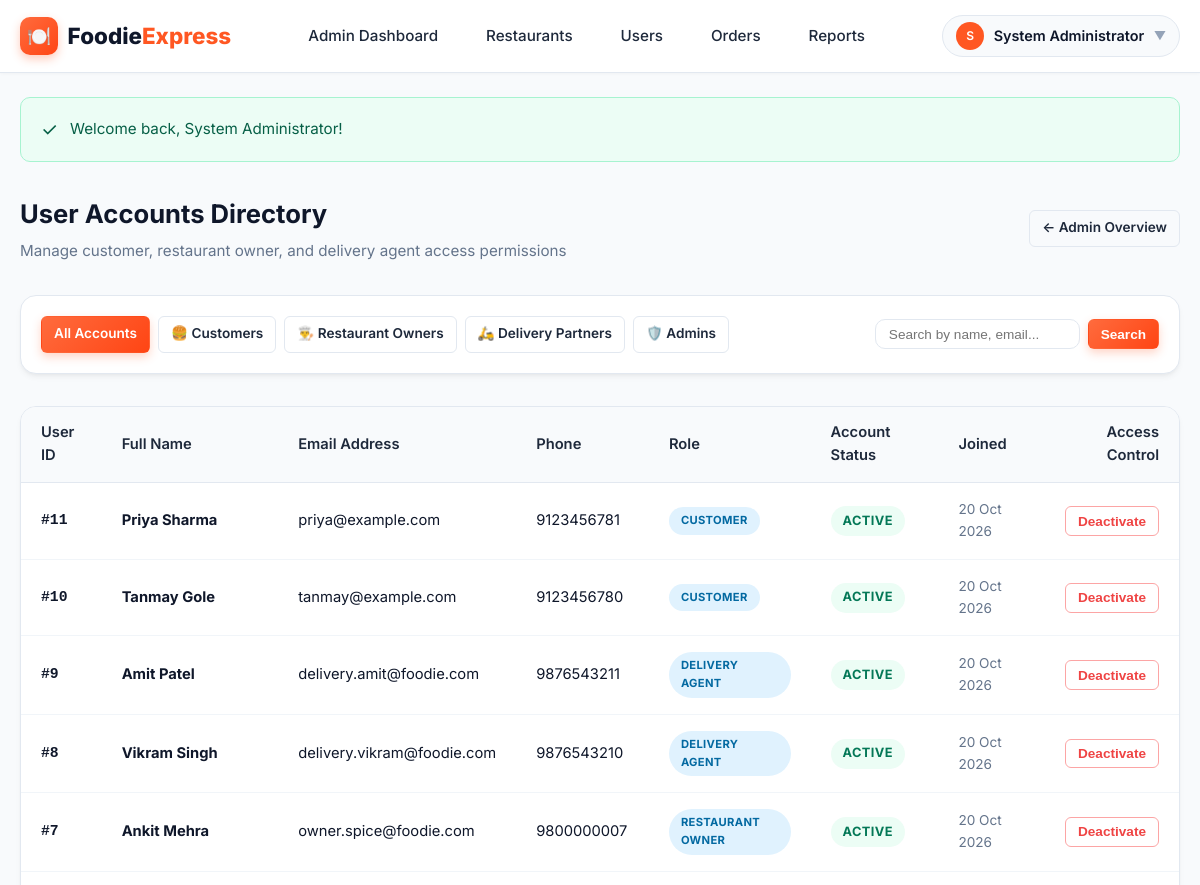
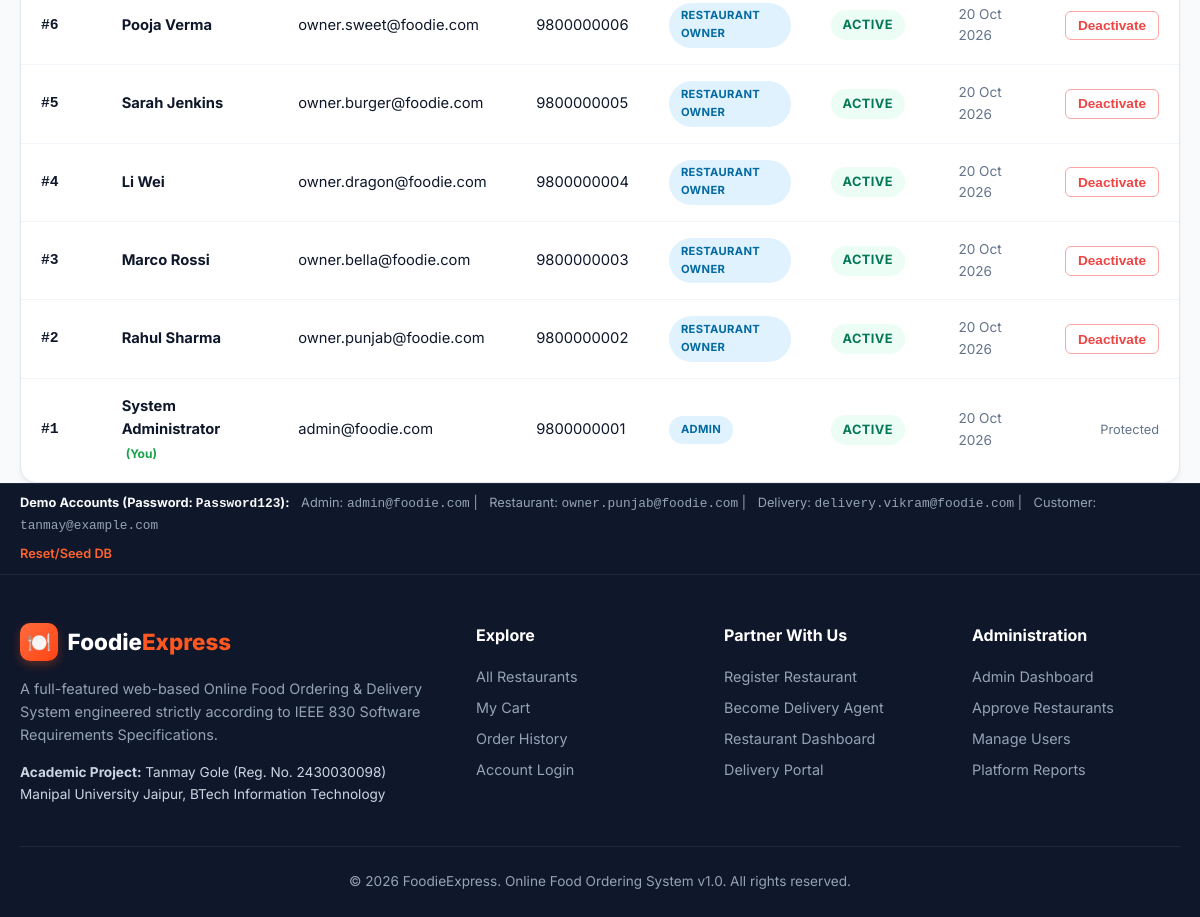
The page /admin/users.php (signed in) on the database its author committed (2 pictures, top to bottom).
### tables this page shows
CREATE TABLE IF NOT EXISTS users (
    id INT AUTO_INCREMENT PRIMARY KEY,
    name VARCHAR(100) NOT NULL,
    email VARCHAR(100) NOT NULL UNIQUE,
    phone VARCHAR(20) NOT NULL,
    password VARCHAR(255) NOT NULL,
    role ENUM('customer', 'restaurant_owner', 'delivery_agent', 'admin') NOT NULL DEFAULT 'customer',
    status ENUM('active', 'inactive') NOT NULL DEFAULT 'active',
    address TEXT NULL,
    created_at TIMESTAMP DEFAULT CURRENT_TIMESTAMP,
    updated_at TIMESTAMP DEFAULT CURRENT_TIMESTAMP ON UPDATE CURRENT_TIMESTAMP
);

### includes/auth.php (called while the page is built, shortened)
<?php
function getCurrentUserId(): ?int {
    return $_SESSION['user_id'] ?? null;
}

### admin/users.php (the view, shortened to what this page needs)
<?php
require_once __DIR__ . '/../includes/header.php';
$db = getDB();
$currentAdminId = getCurrentUserId();
$roleFilter = $_GET['role'] ?? 'all';
$search = trim($_GET['search'] ?? '');
$sql = "SELECT * FROM users WHERE 1=1";
$params = [];
$sql .= " ORDER BY id DESC";
$stmt = $db->prepare($sql);
$stmt->execute($params);
$users = $stmt->fetchAll();
?>
<div class="container">
    <div class="section-header" style="margin-bottom: 2rem;">
        <div>
            <h1 class="section-title">User Accounts Directory</h1>
            <p class="section-subtitle">Manage customer, restaurant owner, and delivery agent access permissions</p>
        </div>
        <a href="dashboard.php" class="btn btn-outline btn-sm">&larr; Admin Overview</a>
    </div>
    <div style="background: white; border: 1px solid var(--border); border-radius: var(--radius-lg); padding: 1.25rem; margin-bottom: 2rem; box-shadow: var(--card-shadow); display: flex; justify-content: space-between; align-items: center; flex-wrap: wrap; gap: 1rem;">
        <div style="display: flex; gap: 0.5rem; flex-wrap: wrap;">
            <a href="users.php?role=all" class="btn <?= $roleFilter === 'all' ? 'btn-primary' : 'btn-outline' ?> btn-sm">All Accounts</a>
            <a href="users.php?role=customer" class="btn <?= $roleFilter === 'customer' ? 'btn-primary' : 'btn-outline' ?> btn-sm">🍔 Customers</a>
            <a href="users.php?role=restaurant_owner" class="btn <?= $roleFilter === 'restaurant_owner' ? 'btn-primary' : 'btn-outline' ?> btn-sm">👨‍🍳 Restaurant Owners</a>
            <a href="users.php?role=delivery_agent" class="btn <?= $roleFilter === 'delivery_agent' ? 'btn-primary' : 'btn-outline' ?> btn-sm">🛵 Delivery Partners</a>
            <a href="users.php?role=admin" class="btn <?= $roleFilter === 'admin' ? 'btn-primary' : 'btn-outline' ?> btn-sm">🛡️ Admins</a>
        </div>
        <form method="GET" action="users.php" style="display: flex; gap: 0.5rem;">
            <input type="text" name="search" class="form-control" placeholder="Search by name, email..." value="<?= htmlspecialchars($search) ?>" style="font-size: 0.85rem; padding: 0.4rem 0.8rem;">
            <button type="submit" class="btn btn-primary btn-sm">Search</button>
        </form>
    </div>
    <div class="table-responsive">
        <table class="table">
            <thead>
                <tr>
                    <th>User ID</th>
                    <th>Full Name</th>
                    <th>Email Address</th>
                    <th>Phone</th>
                    <th>Role</th>
                    <th>Account Status</th>
                    <th>Joined</th>
                    <th style="text-align: right;">Access Control</th>
                </tr>
            </thead>
            <tbody>
                <?php foreach ($users as $u):
                    $isSelf = ((int)$u['id'] === $currentAdminId);
                    $isActive = ($u['status'] === 'active');
                ?>
                    <tr>
                        <td style="font-family: monospace; font-weight: 700;">#<?= $u['id'] ?></td>
                        <td>
                            <strong><?= htmlspecialchars($u['name']) ?></strong>
                            <?php if ($isSelf): ?>
                                <span style="font-size: 0.75rem; color: #16a34a; font-weight: 700; margin-left: 0.25rem;">(You)</span>
                            <?php endif; ?>
                        </td>
                        <td><?= htmlspecialchars($u['email']) ?></td>
                        <td><?= htmlspecialchars($u['phone']) ?></td>
                        <td>
                            <span class="status-badge badge-placed" style="font-size: 0.7rem;">
                                <?= ucwords(str_replace('_', ' ', $u['role'])) ?>
                            </span>
                        </td>
                        <td><?= renderStatusBadge($u['status']) ?></td>
                        <td style="font-size: 0.85rem; color: var(--muted);">
                            <?= date('d M Y', strtotime($u['created_at'])) ?>
                        </td>
                        <td style="text-align: right;">
                            <?php if (!$isSelf): ?>
                                <form method="POST" action="users.php" style="display:inline;">
                                    <?php if ($isActive): ?>
                                        <button type="submit" class="btn btn-outline btn-sm" style="color: #ef4444; border-color: #fca5a5;"
                                                onclick="return confirm('Deactivate account for <?= htmlspecialchars($u['name']) ?>?');">
                                            Deactivate
                                        </button>
                                    <?php endif; ?>
                                </form>
                            <?php else: ?>
                                <span style="font-size: 0.8rem; color: var(--muted);">Protected</span>
                            <?php endif; ?>
                        </td>
                    </tr>
                <?php endforeach; ?>
            </tbody>
        </table>
    </div>
</div>
<?php require_once __DIR__ . '/../includes/footer.php'; ?>

### includes/helpers.php (shortened to what this page needs)
<?php
function renderStatusBadge(string $status): string {
    $status = strtolower($status);
    $map = [
        'placed' => ['label' => 'Order Placed', 'class' => 'badge-placed'],
        'accepted' => ['label' => 'Accepted', 'class' => 'badge-accepted'],
        'preparing' => ['label' => 'Preparing Food', 'class' => 'badge-preparing'],
        'ready_for_pickup' => ['label' => 'Ready for Pickup', 'class' => 'badge-ready'],
        'out_for_delivery' => ['label' => 'Out for Delivery', 'class' => 'badge-out'],
        'delivered' => ['label' => 'Delivered', 'class' => 'badge-delivered'],
        'cancelled' => ['label' => 'Cancelled', 'class' => 'badge-cancelled'],
        'rejected' => ['label' => 'Rejected', 'class' => 'badge-rejected'],
        'pending' => ['label' => 'Pending Approval', 'class' => 'badge-pending'],
        'approved' => ['label' => 'Approved', 'class' => 'badge-delivered'],
        'active' => ['label' => 'Active', 'class' => 'badge-delivered'],
        'inactive' => ['label' => 'Inactive', 'class' => 'badge-cancelled'],
        'success' => ['label' => 'Paid / Success', 'class' => 'badge-delivered'],
        'failed' => ['label' => 'Payment Failed', 'class' => 'badge-cancelled'],
    ];
    $info = $map[$status] ?? ['label' => ucfirst(str_replace('_', ' ', $status)), 'class' => 'badge-default'];
    return '<span class="status-badge ' . $info['class'] . '">' . htmlspecialchars($info['label']) . '</span>';
}
function displayFlashes(): string {
    $output = '';
    if (!empty($_SESSION['flashes']) && is_array($_SESSION['flashes'])) {
        foreach ($_SESSION['flashes'] as $flash) {
            $typeClass = $flash['type'] === 'success' ? 'alert-success' : ($flash['type'] === 'error' ? 'alert-error' : 'alert-info');
            $icon = $flash['type'] === 'success' ? '✓' : ($flash['type'] === 'error' ? '⚠️' : 'ℹ️');
            $output .= '<div class="alert ' . $typeClass . '"><span class="alert-icon">' . $icon . '</span>' . htmlspecialchars($flash['message']) . '</div>';
        }
    }
    return $output;
}

### assets/css/style.css (style rules this page uses)
:root { --primary: #ff5722; --primary-hover: #f44336; --primary-light: #ffebe6; --primary-gradient: linear-gradient(135deg, #ff6b3d 0%, #ff4514 100%); --secondary: #10b981; --secondary-hover: #059669; --secondary-light: #ecfdf5; --dark: #0f172a; --dark-light: #1e293b; --muted: #64748b; --border: #e2e8f0; --bg-light: #f8fafc; --bg-white: #ffffff; --card-shadow: 0 4px 6px -1px rgba(0, 0, 0, 0.05), 0 2px 4px -2px rgba(0, 0, 0, 0.05); --hover-shadow: 0 12px 24px -4px rgba(255, 87, 34, 0.12), 0 8px 16px -4px rgba(0, 0, 0, 0.04); --elevated-shadow: 0 20px 25px -5px rgba(0, 0, 0, 0.1), 0 8px 10px -6px rgba(0, 0, 0, 0.1); --radius-sm: 6px; --radius-md: 10px; --radius-lg: 16px; --radius-xl: 24px; --font-family: 'Inter', -apple-system, BlinkMacSystemFont, 'Segoe UI', Roboto, Helvetica, Arial, sans-serif; --transition: all 0.2s cubic-bezier(0.16, 1, 0.3, 1); }
* { box-sizing: border-box; margin: 0; padding: 0; }
body { font-family: var(--font-family); background-color: var(--bg-light); color: var(--dark); line-height: 1.6; min-height: 100vh; display: flex; flex-direction: column; }
a { color: var(--primary); text-decoration: none; transition: var(--transition); }
.container { width: 100%; max-width: 1240px; margin: 0 auto; padding: 0 1.25rem; }
.btn { display: inline-flex; align-items: center; justify-content: center; gap: 0.5rem; padding: 0.65rem 1.25rem; font-size: 0.95rem; font-weight: 600; border-radius: var(--radius-md); cursor: pointer; border: 1px solid transparent; transition: var(--transition); text-align: center; white-space: nowrap; }
.btn-primary { background: var(--primary-gradient); color: white; box-shadow: 0 4px 10px rgba(255, 87, 34, 0.25); }
.btn-outline { background: transparent; border-color: var(--border); color: var(--dark-light); }
.btn-sm { padding: 0.4rem 0.75rem; font-size: 0.85rem; border-radius: var(--radius-sm); }
.alert { padding: 1rem 1.25rem; border-radius: var(--radius-md); margin-bottom: 1.5rem; display: flex; align-items: center; gap: 0.75rem; font-size: 0.95rem; }
.alert-icon { font-size: 1.2rem; }
.alert-success { background-color: #ecfdf5; border: 1px solid #a7f3d0; color: #065f46; }
.section-header { display: flex; align-items: center; justify-content: space-between; margin-bottom: 1.75rem; flex-wrap: wrap; gap: 1rem; }
.section-title { font-size: 1.6rem; font-weight: 700; color: var(--dark); }
.section-subtitle { color: var(--muted); font-size: 0.95rem; margin-top: 0.25rem; }
.filter-select, .form-control { padding: 0.6rem 0.9rem; border: 1px solid var(--border); border-radius: var(--radius-md); font-size: 0.9rem; color: var(--dark); outline: none; background: white; transition: var(--transition); }
.status-badge { display: inline-flex; align-items: center; gap: 0.35rem; font-size: 0.8rem; font-weight: 700; padding: 0.3rem 0.75rem; border-radius: 999px; text-transform: uppercase; letter-spacing: 0.03em; }
.badge-placed { background: #e0f2fe; color: #0369a1; }
.badge-delivered { background: #ecfdf5; color: #047857; }
.table-responsive { width: 100%; overflow-x: auto; background: white; border-radius: var(--radius-lg); border: 1px solid var(--border); box-shadow: var(--card-shadow); }
.table { width: 100%; border-collapse: collapse; text-align: left; font-size: 0.92rem; }
.table th { background: #f8fafc; padding: 0.9rem 1.25rem; font-weight: 600; color: var(--dark-light); border-bottom: 1px solid var(--border); }
.table td { padding: 1rem 1.25rem; border-bottom: 1px solid #f1f5f9; vertical-align: middle; }
.table tr:last-child td { border-bottom: none; }

### rows shown on the page
users: id "11", name "Priya Sharma", email "priya@example.com", phone "9123456781", role "CUSTOMER", status "ACTIVE", created_at "20 Oct 2026"
users: id "10", name "Tanmay Gole", email "tanmay@example.com", phone "9123456780", role "CUSTOMER", status "ACTIVE", created_at "20 Oct 2026"
users: id "9", name "Amit Patel", email "delivery.amit@foodie.com", phone "9876543211", role "DELIVERY AGENT", status "ACTIVE", created_at "20 Oct 2026"
users: id "8", name "Vikram Singh", email "delivery.vikram@foodie.com", phone "9876543210", role "DELIVERY AGENT", status "ACTIVE", created_at "20 Oct 2026"
users: id "7", name "Ankit Mehra", email "owner.spice@foodie.com", phone "9800000007", role "RESTAURANT OWNER", status "ACTIVE", created_at "20 Oct 2026"
users: id "6", name "Pooja Verma", email "owner.sweet@foodie.com", phone "9800000006", role "RESTAURANT OWNER", status "ACTIVE", created_at "20 Oct 2026"
users: id "5", name "Sarah Jenkins", email "owner.burger@foodie.com", phone "9800000005", role "RESTAURANT OWNER", status "ACTIVE", created_at "20 Oct 2026"
users: id "4", name "Li Wei", email "owner.dragon@foodie.com", phone "9800000004", role "RESTAURANT OWNER", status "ACTIVE", created_at "20 Oct 2026"
users: id "3", name "Marco Rossi", email "owner.bella@foodie.com", phone "9800000003", role "RESTAURANT OWNER", status "ACTIVE", created_at "20 Oct 2026"
users: id "2", name "Rahul Sharma", email "owner.punjab@foodie.com", phone "9800000002", role "RESTAURANT OWNER", status "ACTIVE", created_at "20 Oct 2026"
users: id "1", name "System Administrator", shows "(You)", email "admin@foodie.com", phone "9800000001", role "ADMIN", status "ACTIVE", created_at "20 Oct 2026", shows "Protected"

### other values the page prints
substr($currentUser['name'], 0, 1) "S"
$currentUser['name'] "System Administrator"
$icon "✓"
$flash['message'] "Welcome back, System Administrator!"
APP_VERSION "1.0"
